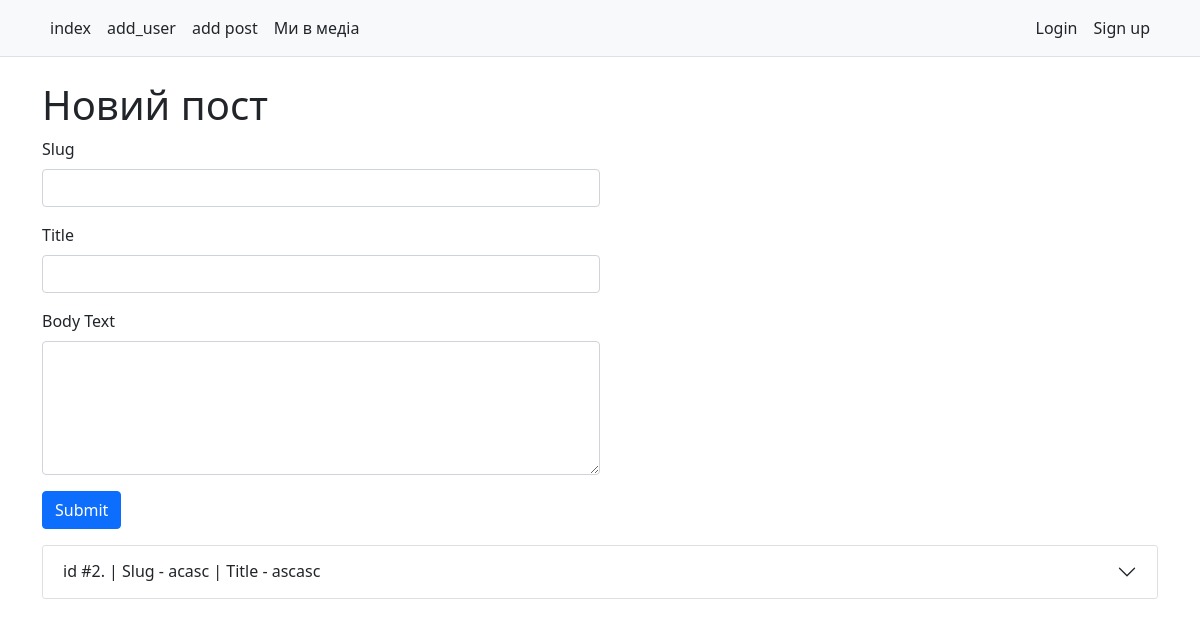
/posts/add_post, run on an earlier commit of the app's database.
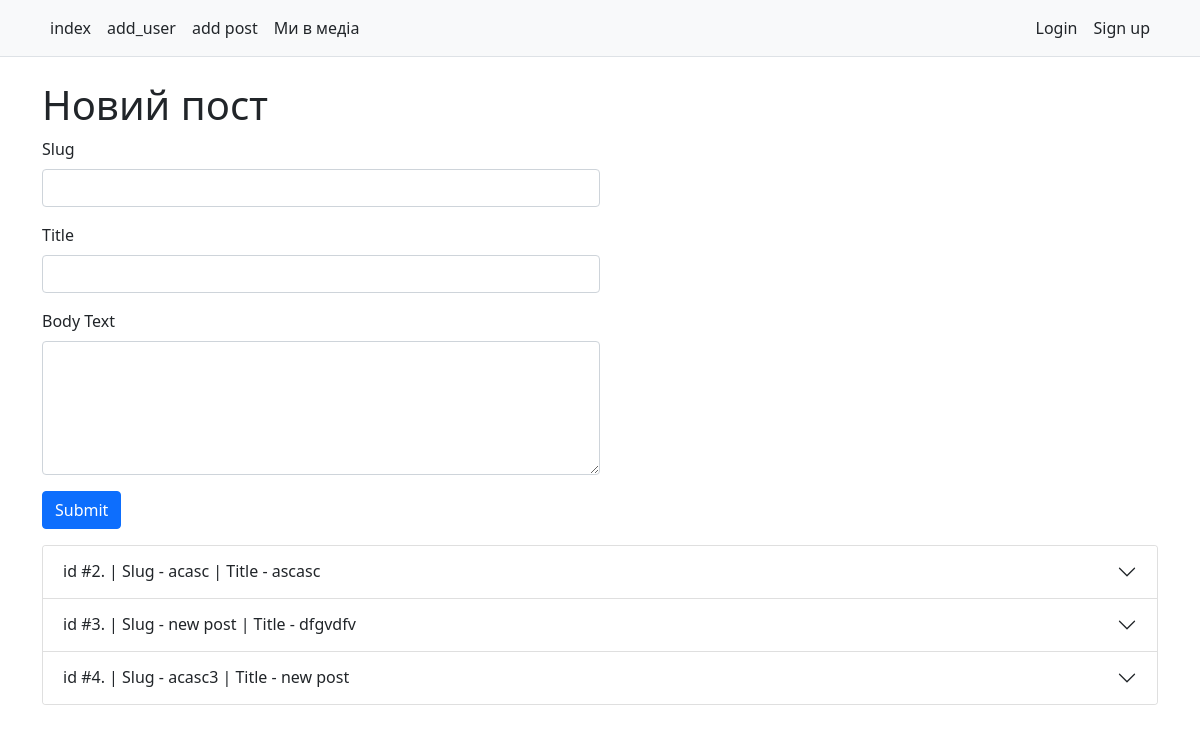
And on a later commit of the database.
### app.py (models this page shows, shortened)
class Post(db.Model):
    id = db.Column(db.Integer, primary_key=True)
    slug = db.Column(db.String(80), unique=True)
    title = db.Column(db.String(80), nullable=False)
    body = db.Column(db.Text, nullable=False)
    pub_date = db.Column(db.DateTime, nullable=False,
        default=datetime.utcnow)

### app.py (the view, shortened to what this page needs)
@app.route('/posts/add_post', methods=['GET', 'POST'])
def add_post():
    post_slug = None
    form = PostForm()
    return render_template('add_post.html', form=form, all_posts=Post.query.all())

### forms.py
class PostForm(FlaskForm):
    slug = StringField('Slug')
    title = StringField('Title')
    body = StringField('Body Text', widget=TextArea())
    submit = SubmitField('Submit')

### templates/add_post.html (shortened to what this page needs)
{% extends 'base.html' %}
{% block content %}
<h1>Новий пост</h1>
<form method="POST" class="col-6 ">
	<div class="mb-3">
		<p>{{ form.slug.label(class="form-label") }} {{ form.slug(class="form-control") }}</p>
		<p>{{ form.title.label(class="form-label") }} {{ form.title(class="form-control") }}</p>
		<p>{{ form.body.label(class="form-label") }} {{ form.body(class="form-control", rows="5") }}</p>
		<p>{{ form.submit(class="btn btn-primary") }}</p>
	</div>
</form>
<div class="accordion" id="accordion1">
	{% for post in all_posts %}
	<div class="accordion-item">
		<h2 class="accordion-header" id="post-{{ post.id }}">
			<button class="accordion-button collapsed" type="button" data-bs-toggle="collapse" data-bs-target="#target-post-{{ post.id }}" aria-expanded="false" aria-controls="target-post-{{ post.id }}">
				id #{{ post.id }}. | Slug - {{ post.slug }} | Title - {{ post.title }}
			</button>
		</h2>
	</div>
	{% endfor %}
</div>
{% endblock %}

What changed in the data, as far as the page shows it:
added Post: id "3", slug "new post", title "dfgvdfv"
added Post: id "4", slug "acasc3", title "new post"
